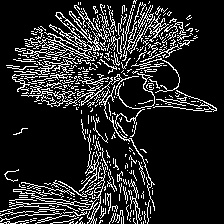
#> input picture image/gt_img.jpg, 224 x 224 px, found by its file name
$ python gt.py
#> lines starting #> are read from the running program, lines starting #| are printed output that depends on the picture; after the words box and inside, x2 and y2 are one past the last pixel; in counts of white or black regions, pixels touching at a corner belong together; pictures that were not available may be replaced by others from this repository, and a replacement may not be noted
import math
import numpy as np
import cv2
import matplotlib.pyplot as plt

img1=cv2.imread('../Image/GT_img.jpg',cv2.IMREAD_GRAYSCALE)
#> img1 is the input picture: shape (224, 224); min 0, max 255, mean 39
img2=cv2.imread('../Image/GT_label.jpg',cv2.IMREAD_GRAYSCALE)
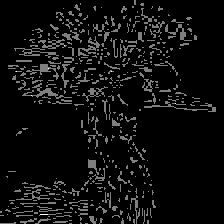
#> input picture image/gt_label.jpg, 224 x 224 px, found by its file name
#> img2 is the input picture: shape (224, 224); min 0, max 2, mean 0.114
img3=cv2.imread('../Image/SVM_label.jpg',cv2.IMREAD_GRAYSCALE)
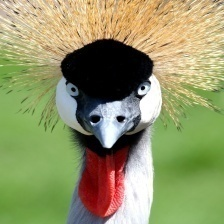
#> input picture image/2.jpg, 224 x 224 px, given in place of SVM_label.jpg, which was not available
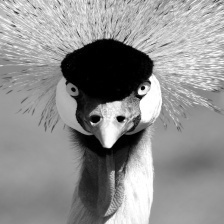
#> img3: shape (224, 224); min 0, max 255, mean 143.4
for i in range(img3.shape[0]):
    for j in range(img3.shape[1]):
        if (img3[i,j]==1):
            img3[i,j]=255
        elif (img3[i,j]==0):
            img3[i,j]=0
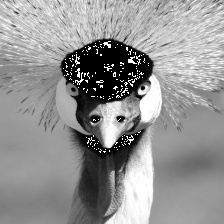
#> img3: shape (224, 224); 1.26% of pixels changed, all inside (x1, y1, x2, y2) = (63, 41, 149, 153)

# [10 lines of commented-out code are left out]
plt.imshow(img3,cmap='gray')
plt.show()
